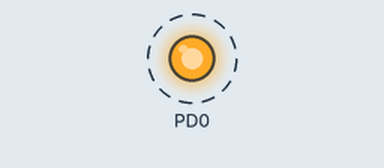
This program was run on a simulated ATmega328P, built with avr-gcc and emulated at 8 MHz. Parts: output pins drawn as LEDs (lit = HIGH). Dashed ring = blinking.

Above: at 0.5 s.
Timing chart, 0 to 4.8 s (numbered marks = the images above):
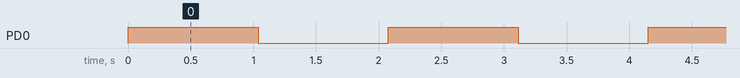

The program:

main.c
```c
/*
 * main.c
 *
 *  Created on: Oct 26, 2022
 *      Author: ahmed
 */

#include "STD_Types.h"
#include "PORT_interface.h"
#include "DIO_interface.h"
#include <util/delay.h>

void main(){


	PORT_VoidInit();
	while(1){
		DIO_u8SetPinValue(DIO_u8PORTD,DIO_u8PIN0,DIO_u8PIN_HIGH);

	_delay_ms(1000);
		DIO_u8SetPinValue(DIO_u8PORTD,DIO_u8PIN0,DIO_u8PIN_LOW);

		_delay_ms(1000);
	}

	}
```

BIT_MATH.h
```c
#ifndef BIT_MATH_H_

#define BIT_MATH_H_

#define SET_BIT(VAR,BIT_NO) (VAR|=(1<<BIT_NO))
#define GET_BIT(VAR,BIT_NO) ((VAR>>BIT_NO)&1)
#define CLR_BIT(VAR,BIT_NO) (VAR&=(~(1<<BIT_NO)))
#define TOG_BIT(VAR,BIT_NO) (VAR^=(1<<BIT_NO))


#endif // BIT_MATH_H_
```

DIO_config.h
```c

```

DIO_interface.h
```c
/************************************************************************/
/************************************************************************/
/***********************	author: Ahmed wagih	    *********************/
/***********************	Layer:  MCAL	        *********************/
/***********************	SWC:	DIO	            *********************/
/***********************	Version:1.00	        *********************/
/************************************************************************/
/************************************************************************/


#ifndef DIO_INTERFACE_H
#define DIO_INTERFACE_H

#define DIO_u8PIN_OUTPUT	1
#define DIO_u8PIN_INPUT		0

#define DIO_u8PIN_HIGH 		1
#define DIO_u8PIN_LOW 		0

#define DIO_u8PORT_OUTPUT	0xff
#define DIO_u8PORT_INPUT	0

#define DIO_u8PORT_HIGH		0xff
#define DIO_u8PORT_LOW		0

//#define DIO_u8PORTA			0
#define DIO_u8PORTB			0
#define DIO_u8PORTC			1
#define DIO_u8PORTD			2

#define DIO_u8PIN0			0
#define DIO_u8PIN1			1
#define DIO_u8PIN2			2
#define DIO_u8PIN3			3
#define DIO_u8PIN4			4
#define DIO_u8PIN5			5
#define DIO_u8PIN6			6
#define DIO_u8PIN7			7


//u8 DIO_u8SetPinDirection(u8 Copy_u8Port ,u8 Copy_u8Pin ,u8 Copy_u8Direction);

//u8 DIO_u8SetPortDirection(u8 Copy_u8Port ,u8 Copy_u8Direction);

u8 DIO_u8SetPinValue(u8 Copy_u8Port ,u8 Copy_u8Pin ,u8 Copy_u8Value);

u8 DIO_u8SetPortValue(u8 Copy_u8Port  ,u8 Copy_u8Value);

u8 DIO_u8GetPinValue(u8 Copy_u8Port , u8 Copy_u8Pin,u8* Copy_Pu8Value);


#endif
```

DIO_private.h
```c

```

DIO_program.c
```c
/************************************************************************/
/************************************************************************/
/***********************	author: Ahmed wagih	    *********************/
/***********************	Layer:  MCAL	        *********************/
/***********************	SWC:	DIO	            *********************/
/***********************	Version:1.00	        *********************/
/************************************************************************/
/************************************************************************/

#include"STD_Types.h"
#include"BIT_MATH.h"

#include"DIO_interface.h"
#include"DIO_register.h"
#include"DIO_config.h"
#include"DIO_private.h"


u8 DIO_u8SetPinValue(u8 Copy_u8Port ,u8 Copy_u8Pin ,u8 Copy_u8Value){

	u8 Local_u8ErrorState=0 ;
	if(Copy_u8Pin <= DIO_u8PIN7){

		if(Copy_u8Value == DIO_u8PIN_LOW ){

			switch(Copy_u8Port){

			case  DIO_u8PORTB : CLR_BIT(PORTB , Copy_u8Pin)  ; break ;
			case  DIO_u8PORTC : CLR_BIT(PORTC , Copy_u8Pin)  ; break ;
			case  DIO_u8PORTD : CLR_BIT(PORTD , Copy_u8Pin)  ; break ;
			default :  Local_u8ErrorState = 1                ; break ;

			}
		}
		else if(Copy_u8Value == DIO_u8PIN_HIGH) {
			switch(Copy_u8Port){
			case  DIO_u8PORTB : SET_BIT(PORTB , Copy_u8Pin)  ; break ;
			case  DIO_u8PORTC : SET_BIT(PORTC , Copy_u8Pin)  ; break ;
			case  DIO_u8PORTD : SET_BIT(PORTD , Copy_u8Pin)  ; break ;
			default :  Local_u8ErrorState = 1                ; break ;
			}
		}
		else {
			Local_u8ErrorState = 1  ;
		}

	}
	else {

		Local_u8ErrorState = 1 ;

	}


	return Local_u8ErrorState ;
}


u8 DIO_u8SetPortValue(u8 Copy_u8Port  ,u8 Copy_u8Value){

	u8 Local_u8ErrorState=0 ;
	switch(Copy_u8Port){
	case DIO_u8PORTB : PORTB = Copy_u8Value ; break ;
	case DIO_u8PORTC : PORTC = Copy_u8Value ; break ;
	case DIO_u8PORTD : PORTD = Copy_u8Value ; break ;
	default :  Local_u8ErrorState = 1       ; break ;


	}


	return Local_u8ErrorState ;
}

/*******************************************************************************************/

u8 DIO_u8GetPinValue(u8 Copy_u8Port , u8 Copy_u8Pin , u8* Copy_pu8Value){

	u8 Local_u8ErrorState=0 ;

	if(Copy_pu8Value != NULL && Copy_u8Pin <= DIO_u8PIN7){
		switch(Copy_u8Port){
		case DIO_u8PORTB  : *Copy_pu8Value = GET_BIT(PINB , Copy_u8Pin ) ; break ;
		case DIO_u8PORTC  : *Copy_pu8Value = GET_BIT(PINC , Copy_u8Pin ) ; break ;
		case DIO_u8PORTD  : *Copy_pu8Value = GET_BIT(PIND , Copy_u8Pin ) ; break ;
		default :Local_u8ErrorState= 1  ;
		}

	}
	else {
		Local_u8ErrorState = 1  ;
	}

	return Local_u8ErrorState ;
}
```

DIO_register.h
```c
/************************************************************************/
/************************************************************************/
/***********************	author: Ahmed wagih	    *********************/
/***********************	Layer:  MCAL	        *********************/
/***********************	SWC:	DIO	            *********************/
/***********************	Version:1.00	        *********************/
/************************************************************************/
/************************************************************************/

#ifndef DIO_REGISTER_H_
#define DIO_REGISTER_H_

/*#define PORTA		*((volatile u8*)0x)
#define PINA		*((volatile u8*)0x)
*/

#define PORTB		*((volatile u8*)0x25)
#define PINB		*((volatile u8*)0x23)

#define PORTC		*((volatile u8*)0x28)
#define PINC		*((volatile u8*)0x26)

#define PORTD		*((volatile u8*)0x2B)
#define PIND		*((volatile u8*)0x29)

#endif
```

PORT_config.h
```c
/************************************************************************/
/************************************************************************/
/***********************	author: Ahmed wagih	    *********************/
/***********************	Layer:  MCAL	        *********************/
/***********************	SWC:	PORT	        *********************/
/***********************	Version:1.00	        *********************/
/************************************************************************/
/************************************************************************/

#ifndef PORT_CONFIG_H_
#define PORT_CONFIG_H_


//choose 0 for input ,,, 1 for output //


#define PORTB_PIN0_DIR 		0
#define PORTB_PIN1_DIR 		0
#define PORTB_PIN2_DIR		0
#define PORTB_PIN3_DIR		0
#define PORTB_PIN4_DIR		0
#define PORTB_PIN5_DIR		0
#define PORTB_PIN6_DIR		0
#define PORTB_PIN7_DIR		0


#define PORTC_PIN0_DIR 		0
#define PORTC_PIN1_DIR 		0
#define PORTC_PIN2_DIR		0
#define PORTC_PIN3_DIR		0
#define PORTC_PIN4_DIR		0
#define PORTC_PIN5_DIR		0
#define PORTC_PIN6_DIR		0
#define PORTC_PIN7_DIR		0


#define PORTD_PIN0_DIR 		1
#define PORTD_PIN1_DIR 		0
#define PORTD_PIN2_DIR		0
#define PORTD_PIN3_DIR		0
#define PORTD_PIN4_DIR		0
#define PORTD_PIN5_DIR		0
#define PORTD_PIN6_DIR		0
#define PORTD_PIN7_DIR		0
/*Choose 0 for floating if input , low if output
 *
 * 		 1 for pulledup if input , high if output


*/
#define PORTB_PIN0_INITIAL_VALUE     0
#define PORTB_PIN1_INITIAL_VALUE     0
#define PORTB_PIN2_INITIAL_VALUE     0
#define PORTB_PIN3_INITIAL_VALUE     0
#define PORTB_PIN4_INITIAL_VALUE     0
#define PORTB_PIN5_INITIAL_VALUE     0
#define PORTB_PIN6_INITIAL_VALUE     0
#define PORTB_PIN7_INITIAL_VALUE     0


#define PORTC_PIN0_INITIAL_VALUE     0
#define PORTC_PIN1_INITIAL_VALUE     0
#define PORTC_PIN2_INITIAL_VALUE     0
#define PORTC_PIN3_INITIAL_VALUE     0
#define PORTC_PIN4_INITIAL_VALUE     0
#define PORTC_PIN5_INITIAL_VALUE     0
#define PORTC_PIN6_INITIAL_VALUE     0
#define PORTC_PIN7_INITIAL_VALUE     0

#define PORTD_PIN0_INITIAL_VALUE     0
#define PORTD_PIN1_INITIAL_VALUE     0
#define PORTD_PIN2_INITIAL_VALUE     0
#define PORTD_PIN3_INITIAL_VALUE     0
#define PORTD_PIN4_INITIAL_VALUE     0
#define PORTD_PIN5_INITIAL_VALUE     0
#define PORTD_PIN6_INITIAL_VALUE     0
#define PORTD_PIN7_INITIAL_VALUE     0


#endif
```

PORT_interface.h
```c
/************************************************************************/
/************************************************************************/
/***********************	author: Ahmed wagih	    *********************/
/***********************	Layer:  MCAL	        *********************/
/***********************	SWC:	PORT	        *********************/
/***********************	Version:1.00	        *********************/
/************************************************************************/
/************************************************************************/


#ifndef PORT_INTERFACE_H_
#define PORT_INTERFACE_H_

void PORT_VoidInit(void);

#endif
```

PORT_private.h
```c
/************************************************************************/
/************************************************************************/
/***********************	author: Ahmed wagih	    *********************/
/***********************	Layer:  MCAL	        *********************/
/***********************	SWC:	PORT	        *********************/
/***********************	Version:1.00	        *********************/
/************************************************************************/
/************************************************************************/


#ifndef PORT_PRIVATE_H_
#define PORT_PRIVATE_H_

#define CONC(b7,b6,b5,b4,b3,b2,b1,b0)			CONC_HELPER(b7,b6,b5,b4,b3,b2,b1,b0)
#define CONC_HELPER(b7,b6,b5,b4,b3,b2,b1,b0)	0b##b7##b6##b5##b4##b3##b2##b1##b0


#define PORTB_DIR	            CONC(PORTB_PIN7_DIR,PORTB_PIN6_DIR,PORTB_PIN5_DIR,PORTB_PIN4_DIR,PORTB_PIN3_DIR,PORTB_PIN2_DIR,PORTB_PIN1_DIR,PORTB_PIN0_DIR)
#define PORTC_DIR	            CONC(PORTC_PIN7_DIR,PORTC_PIN6_DIR,PORTC_PIN5_DIR,PORTC_PIN4_DIR,PORTC_PIN3_DIR,PORTC_PIN2_DIR,PORTC_PIN1_DIR,PORTC_PIN0_DIR)
#define PORTD_DIR	            CONC(PORTD_PIN7_DIR,PORTD_PIN6_DIR,PORTD_PIN5_DIR,PORTD_PIN4_DIR,PORTD_PIN3_DIR,PORTD_PIN2_DIR,PORTD_PIN1_DIR,PORTD_PIN0_DIR)


#define PORTB_INITIAL_VALUE      CONC(PORTB_PIN7_INITIAL_VALUE,PORTB_PIN6_INITIAL_VALUE,PORTB_PIN5_INITIAL_VALUE,PORTB_PIN4_INITIAL_VALUE,PORTB_PIN3_INITIAL_VALUE,PORTB_PIN2_INITIAL_VALUE,PORTB_PIN1_INITIAL_VALUE,PORTB_PIN0_INITIAL_VALUE)
#define PORTC_INITIAL_VALUE      CONC(PORTC_PIN7_INITIAL_VALUE,PORTC_PIN6_INITIAL_VALUE,PORTC_PIN5_INITIAL_VALUE,PORTC_PIN4_INITIAL_VALUE,PORTC_PIN3_INITIAL_VALUE,PORTC_PIN2_INITIAL_VALUE,PORTC_PIN1_INITIAL_VALUE,PORTC_PIN0_INITIAL_VALUE)
#define PORTD_INITIAL_VALUE      CONC(PORTD_PIN7_INITIAL_VALUE,PORTD_PIN6_INITIAL_VALUE,PORTD_PIN5_INITIAL_VALUE,PORTD_PIN4_INITIAL_VALUE,PORTD_PIN3_INITIAL_VALUE,PORTD_PIN2_INITIAL_VALUE,PORTD_PIN1_INITIAL_VALUE,PORTD_PIN0_INITIAL_VALUE)


#endif
```

PORT_program.c
```c
/************************************************************************/
/************************************************************************/
/***********************	author: Ahmed wagih	    *********************/
/***********************	Layer:  MCAL	        *********************/
/***********************	SWC:	PORT	        *********************/
/***********************	Version:1.00	        *********************/
/************************************************************************/
/************************************************************************/


#include "STD_Types.h"
#include "PORT_config.h"
#include "PORT_private.h"
#include "PORT_interface.h"
#include "PORT_register.h"


void PORT_VoidInit(void){

	DDRB = PORTB_DIR ;
	DDRC = PORTC_DIR ;
	DDRD = PORTD_DIR ;


	PORTB = PORTB_INITIAL_VALUE ;
	PORTC = PORTC_INITIAL_VALUE ;
	PORTD = PORTD_INITIAL_VALUE ;

}
```

PORT_register.h
```c
/************************************************************************/
/************************************************************************/
/***********************	author: Ahmed wagih	    *********************/
/***********************	Layer:  MCAL	        *********************/
/***********************	SWC:	PORT	        *********************/
/***********************	Version:1.00	        *********************/
/************************************************************************/
/************************************************************************/


#ifndef PORT_REGISTER_H_
#define PORT_REGISTER_H_

//#define DDRA		*((volatile u8*)0x)
#define DDRB		*((volatile u8*)0x24)
#define DDRC		*((volatile u8*)0x27)
#define DDRD		*((volatile u8*)0x2A)

#define PORTB		*((volatile u8*)0x25)
#define PORTC		*((volatile u8*)0x28)
#define PORTD		*((volatile u8*)0x2B)

#endif
```

STD_Types.h
```c
#ifndef _STD_TYPES_H
#define _STD_TYPES_H

typedef unsigned char u8;
typedef unsigned short int u16;
typedef unsigned long int u32;

typedef signed char s8;
typedef signed short int s16;
typedef signed long int s32;

typedef float f32;
typedef double f64;


#define NULL 0

#endif
```

Measured:
- by itself, PD0: alternates HIGH for 1.0 s and LOW for 1.0 s
